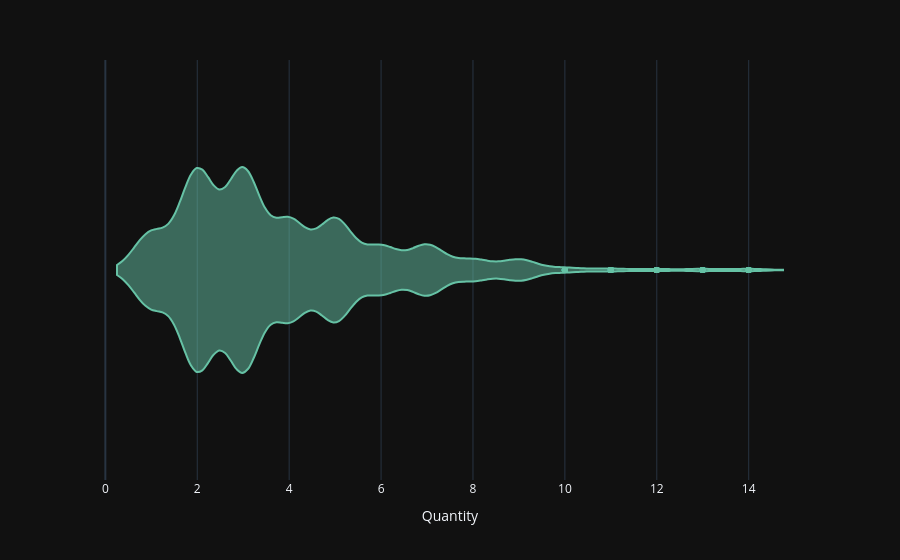

Notebook source saved alongside this figure:
### Code cell
iplot(px.violin(data_frame=data,x="Quantity"))

### Figure 1 — Plotly figure (JSON) as saved in the notebook; plotly's stock layout.template omitted (floating-point values rounded to 4 significant figures; data arrays with more than 128 entries replaced by an {"elided": "..."} marker saying what was removed)
{"data": [{"alignmentgroup": "True", "box": {"visible": false}, "hovertemplate": "Quantity=%{x}<extra></extra>", "legendgroup": "", "marker": {"color": "rgb(102,194,165)"}, "name": "", "offsetgroup": "", "orientation": "h", "scalegroup": "True", "showlegend": false, "type": "violin", "x": {"elided": "9978 int values"}, "x0": " ", "xaxis": "x", "y0": " ", "yaxis": "y"}], "layout": {"legend": {"tracegroupgap": 0}, "margin": {"t": 60}, "violinmode": "group", "xaxis": {"anchor": "y", "domain": [0, 1], "title": {"text": "Quantity"}}, "yaxis": {"anchor": "x", "domain": [0, 1]}}}
